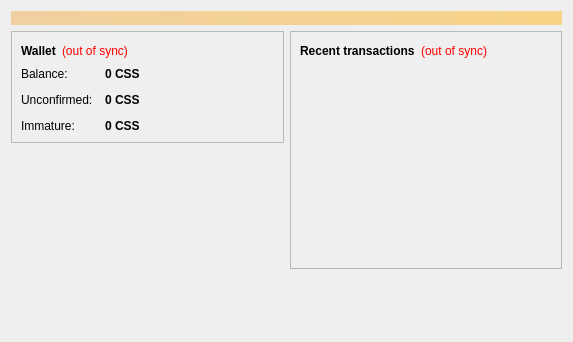
<?xml version="1.0" encoding="UTF-8"?>
<ui version="4.0">
 <class>OverviewPage</class>
 <widget class="QWidget" name="OverviewPage">
  <property name="geometry">
   <rect>
    <x>0</x>
    <y>0</y>
    <width>573</width>
    <height>342</height>
   </rect>
  </property>
  <property name="windowTitle">
   <string>Form</string>
  </property>
  <layout class="QVBoxLayout" name="topLayout">
   <item>
    <widget class="QLabel" name="labelAlerts">
     <property name="visible">
      <bool>false</bool>
     </property>
     <property name="styleSheet">
      <string notr="true">background-color: qlineargradient(x1: 0, y1: 0, x2: 1, y2: 0, stop:0 #F0D0A0, stop:1 #F8D488); color:#000000;</string>
     </property>
     <property name="wordWrap">
      <bool>true</bool>
     </property>
     <property name="margin">
      <number>3</number>
     </property>
    </widget>
   </item>
   <item>
    <layout class="QHBoxLayout" name="horizontalLayout" stretch="1,1">
     <item>
      <layout class="QVBoxLayout" name="verticalLayout_2">
       <item>
        <widget class="QFrame" name="frame">
         <property name="frameShape">
          <enum>QFrame::StyledPanel</enum>
         </property>
         <property name="frameShadow">
          <enum>QFrame::Raised</enum>
         </property>
         <layout class="QVBoxLayout" name="verticalLayout_4">
          <item>
           <layout class="QHBoxLayout" name="horizontalLayout_4">
            <item>
             <widget class="QLabel" name="label_5">
              <property name="font">
               <font>
                <weight>75</weight>
                <bold>true</bold>
               </font>
              </property>
              <property name="text">
               <string>Wallet</string>
              </property>
             </widget>
            </item>
            <item>
             <widget class="QLabel" name="labelWalletStatus">
              <property name="toolTip">
               <string>The displayed information may be out of date. Your wallet automatically synchronizes with the Csscoin network after a connection is established, but this process has not completed yet.</string>
              </property>
              <property name="styleSheet">
               <string notr="true">QLabel { color: red; }</string>
              </property>
              <property name="text">
               <string notr="true">(out of sync)</string>
              </property>
              <property name="alignment">
               <set>Qt::AlignLeading|Qt::AlignLeft|Qt::AlignVCenter</set>
              </property>
             </widget>
            </item>
            <item>
             <spacer name="horizontalSpacer_2">
              <property name="orientation">
               <enum>Qt::Horizontal</enum>
              </property>
              <property name="sizeHint" stdset="0">
               <size>
                <width>40</width>
                <height>20</height>
               </size>
              </property>
             </spacer>
            </item>
           </layout>
          </item>
          <item>
           <layout class="QFormLayout" name="formLayout_2">
            <property name="fieldGrowthPolicy">
             <enum>QFormLayout::AllNonFixedFieldsGrow</enum>
            </property>
            <property name="horizontalSpacing">
             <number>12</number>
            </property>
            <property name="verticalSpacing">
             <number>12</number>
            </property>
            <item row="0" column="0">
             <widget class="QLabel" name="label">
              <property name="text">
               <string>Balance:</string>
              </property>
             </widget>
            </item>
            <item row="0" column="1">
             <widget class="QLabel" name="labelBalance">
              <property name="font">
               <font>
                <weight>75</weight>
                <bold>true</bold>
               </font>
              </property>
              <property name="cursor">
               <cursorShape>IBeamCursor</cursorShape>
              </property>
              <property name="toolTip">
               <string>Your current balance</string>
              </property>
              <property name="text">
               <string notr="true">0 CSS</string>
              </property>
              <property name="textInteractionFlags">
               <set>Qt::LinksAccessibleByMouse|Qt::TextSelectableByKeyboard|Qt::TextSelectableByMouse</set>
              </property>
             </widget>
            </item>
            <item row="1" column="0">
             <widget class="QLabel" name="label_3">
              <property name="text">
               <string>Unconfirmed:</string>
              </property>
             </widget>
            </item>
            <item row="1" column="1">
             <widget class="QLabel" name="labelUnconfirmed">
              <property name="font">
               <font>
                <weight>75</weight>
                <bold>true</bold>
               </font>
              </property>
              <property name="cursor">
               <cursorShape>IBeamCursor</cursorShape>
              </property>
              <property name="toolTip">
               <string>Total of transactions that have yet to be confirmed, and do not yet count toward the current balance</string>
              </property>
              <property name="text">
               <string notr="true">0 CSS</string>
              </property>
              <property name="textInteractionFlags">
               <set>Qt::LinksAccessibleByMouse|Qt::TextSelectableByKeyboard|Qt::TextSelectableByMouse</set>
              </property>
             </widget>
            </item>
            <item row="2" column="0">
             <widget class="QLabel" name="labelImmatureText">
              <property name="text">
               <string>Immature:</string>
              </property>
             </widget>
            </item>
            <item row="2" column="1">
             <widget class="QLabel" name="labelImmature">
              <property name="font">
               <font>
                <weight>75</weight>
                <bold>true</bold>
               </font>
              </property>
              <property name="toolTip">
               <string>Mined balance that has not yet matured</string>
              </property>
              <property name="text">
               <string notr="true">0 CSS</string>
              </property>
              <property name="textInteractionFlags">
               <set>Qt::LinksAccessibleByMouse|Qt::TextSelectableByKeyboard|Qt::TextSelectableByMouse</set>
              </property>
             </widget>
            </item>
           </layout>
          </item>
         </layout>
        </widget>
       </item>
       <item>
        <spacer name="verticalSpacer">
         <property name="orientation">
          <enum>Qt::Vertical</enum>
         </property>
         <property name="sizeHint" stdset="0">
          <size>
           <width>20</width>
           <height>40</height>
          </size>
         </property>
        </spacer>
       </item>
      </layout>
     </item>
     <item>
      <layout class="QVBoxLayout" name="verticalLayout_3">
       <item>
        <widget class="QFrame" name="frame_2">
         <property name="frameShape">
          <enum>QFrame::StyledPanel</enum>
         </property>
         <property name="frameShadow">
          <enum>QFrame::Raised</enum>
         </property>
         <layout class="QVBoxLayout" name="verticalLayout">
          <item>
           <layout class="QHBoxLayout" name="horizontalLayout_2">
            <item>
             <widget class="QLabel" name="label_4">
              <property name="text">
               <string>&lt;b&gt;Recent transactions&lt;/b&gt;</string>
              </property>
             </widget>
            </item>
            <item>
             <widget class="QLabel" name="labelTransactionsStatus">
              <property name="toolTip">
               <string>The displayed information may be out of date. Your wallet automatically synchronizes with the Csscoin network after a connection is established, but this process has not completed yet.</string>
              </property>
              <property name="styleSheet">
               <string notr="true">QLabel { color: red; }</string>
              </property>
              <property name="text">
               <string notr="true">(out of sync)</string>
              </property>
              <property name="alignment">
               <set>Qt::AlignRight|Qt::AlignTrailing|Qt::AlignVCenter</set>
              </property>
             </widget>
            </item>
            <item>
             <spacer name="horizontalSpacer">
              <property name="orientation">
               <enum>Qt::Horizontal</enum>
              </property>
              <property name="sizeHint" stdset="0">
               <size>
                <width>40</width>
                <height>20</height>
               </size>
              </property>
             </spacer>
            </item>
           </layout>
          </item>
          <item>
           <widget class="QListView" name="listTransactions">
            <property name="styleSheet">
             <string notr="true">QListView { background: transparent; }</string>
            </property>
            <property name="frameShape">
             <enum>QFrame::NoFrame</enum>
            </property>
            <property name="verticalScrollBarPolicy">
             <enum>Qt::ScrollBarAlwaysOff</enum>
            </property>
            <property name="horizontalScrollBarPolicy">
             <enum>Qt::ScrollBarAlwaysOff</enum>
            </property>
            <property name="selectionMode">
             <enum>QAbstractItemView::NoSelection</enum>
            </property>
           </widget>
          </item>
         </layout>
        </widget>
       </item>
       <item>
        <spacer name="verticalSpacer_2">
         <property name="orientation">
          <enum>Qt::Vertical</enum>
         </property>
         <property name="sizeHint" stdset="0">
          <size>
           <width>20</width>
           <height>40</height>
          </size>
         </property>
        </spacer>
       </item>
      </layout>
     </item>
    </layout>
   </item>
  </layout>
 </widget>
 <resources/>
 <connections/>
</ui>
